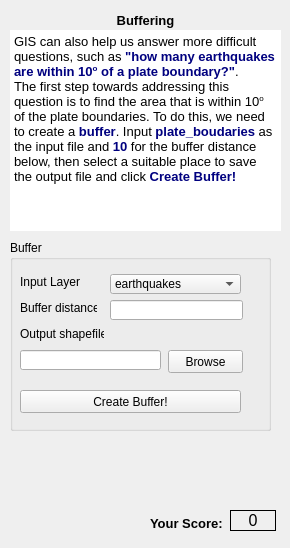
  <widget class="QWizardPage" name="wizardPage5">
   <widget class="QLabel" name="label_19">
    <property name="geometry">
     <rect>
      <x>70</x>
      <y>10</y>
      <width>151</width>
      <height>21</height>
     </rect>
    </property>
    <property name="font">
     <font>
      <pointsize>10</pointsize>
      <weight>75</weight>
      <bold>true</bold>
     </font>
    </property>
    <property name="text">
     <string>Buffering</string>
    </property>
    <property name="alignment">
     <set>Qt::AlignCenter</set>
    </property>
   </widget>
   <widget class="QTextBrowser" name="textBrowser_4">
    <property name="geometry">
     <rect>
      <x>10</x>
      <y>30</y>
      <width>271</width>
      <height>201</height>
     </rect>
    </property>
    <property name="frameShape">
     <enum>QFrame::NoFrame</enum>
    </property>
    <property name="frameShadow">
     <enum>QFrame::Plain</enum>
    </property>
    <property name="html">
     <string>&lt;!DOCTYPE HTML PUBLIC &quot;-//W3C//DTD HTML 4.0//EN&quot; &quot;http://www.w3.org/TR/REC-html40/strict.dtd&quot;&gt;
&lt;html&gt;&lt;head&gt;&lt;meta name=&quot;qrichtext&quot; content=&quot;1&quot; /&gt;&lt;style type=&quot;text/css&quot;&gt;
p, li { white-space: pre-wrap; }
&lt;/style&gt;&lt;/head&gt;&lt;body style=&quot; font-family:'MS Shell Dlg 2'; font-size:8.25pt; font-weight:400; font-style:normal;&quot;&gt;
&lt;p style=&quot; margin-top:0px; margin-bottom:0px; margin-left:0px; margin-right:0px; -qt-block-indent:0; text-indent:0px;&quot;&gt;&lt;span style=&quot; font-size:10pt;&quot;&gt;GIS can also help us answer more difficult questions, such as &lt;/span&gt;&lt;span style=&quot; font-size:10pt; font-weight:600; color:#00007f;&quot;&gt;&amp;quot;how many earthquakes are within 10&lt;/span&gt;&lt;span style=&quot; font-size:10pt; font-weight:600; color:#00007f; vertical-align:super;&quot;&gt;o&lt;/span&gt;&lt;span style=&quot; font-size:10pt; font-weight:600; color:#00007f;&quot;&gt; of a plate boundary?&amp;quot;&lt;/span&gt;&lt;span style=&quot; font-size:10pt;&quot;&gt;. &lt;/span&gt;&lt;/p&gt;
&lt;p style=&quot; margin-top:0px; margin-bottom:0px; margin-left:0px; margin-right:0px; -qt-block-indent:0; text-indent:0px;&quot;&gt;&lt;span style=&quot; font-size:10pt;&quot;&gt;The first step towards addressing this question is to find the area that is within 10&lt;/span&gt;&lt;span style=&quot; font-size:10pt; vertical-align:super;&quot;&gt;o&lt;/span&gt;&lt;span style=&quot; font-size:10pt;&quot;&gt; of the plate boundaries. To do this, we need to create a&lt;/span&gt;&lt;span style=&quot; font-size:10pt; font-weight:600; color:#00007f;&quot;&gt; buffer&lt;/span&gt;&lt;span style=&quot; font-size:10pt;&quot;&gt;. Input &lt;/span&gt;&lt;span style=&quot; font-size:10pt; font-weight:600; color:#00007f;&quot;&gt;plate_boudaries&lt;/span&gt;&lt;span style=&quot; font-size:10pt;&quot;&gt; as the input file and &lt;/span&gt;&lt;span style=&quot; font-size:10pt; font-weight:600; color:#00007f;&quot;&gt;10 &lt;/span&gt;&lt;span style=&quot; font-size:10pt;&quot;&gt;for the buffer distance below, then select a suitable place to save the output file and click &lt;/span&gt;&lt;span style=&quot; font-size:10pt; font-weight:600; color:#00007f;&quot;&gt;Create Buffer!&lt;/span&gt;&lt;/p&gt;&lt;/body&gt;&lt;/html&gt;</string>
    </property>
   </widget>
   <widget class="QLabel" name="label_24">
    <property name="geometry">
     <rect>
      <x>150</x>
      <y>508</y>
      <width>81</width>
      <height>31</height>
     </rect>
    </property>
    <property name="font">
     <font>
      <pointsize>10</pointsize>
      <weight>75</weight>
      <bold>true</bold>
     </font>
    </property>
    <property name="text">
     <string>Your Score:</string>
    </property>
   </widget>
   <widget class="QLabel" name="Score_label_4">
    <property name="geometry">
     <rect>
      <x>230</x>
      <y>510</y>
      <width>46</width>
      <height>21</height>
     </rect>
    </property>
    <property name="font">
     <font>
      <pointsize>12</pointsize>
     </font>
    </property>
    <property name="frameShape">
     <enum>QFrame::Panel</enum>
    </property>
    <property name="text">
     <string>0</string>
    </property>
    <property name="alignment">
     <set>Qt::AlignCenter</set>
    </property>
   </widget>
   <widget class="QGroupBox" name="groupBox_3">
    <property name="geometry">
     <rect>
      <x>10</x>
      <y>240</y>
      <width>261</width>
      <height>191</height>
     </rect>
    </property>
    <property name="title">
     <string>Buffer</string>
    </property>
    <widget class="QLineEdit" name="distanceLineEdit">
     <property name="geometry">
      <rect>
       <x>100</x>
       <y>60</y>
       <width>133</width>
       <height>20</height>
      </rect>
     </property>
    </widget>
    <widget class="QLabel" name="label_25">
     <property name="geometry">
      <rect>
       <x>10</x>
       <y>86</y>
       <width>84</width>
       <height>16</height>
      </rect>
     </property>
     <property name="text">
      <string>Output shapefile:</string>
     </property>
    </widget>
    <widget class="QLineEdit" name="bufferLineEdit">
     <property name="geometry">
      <rect>
       <x>10</x>
       <y>110</y>
       <width>141</width>
       <height>20</height>
      </rect>
     </property>
    </widget>
    <widget class="QLabel" name="label_20">
     <property name="geometry">
      <rect>
       <x>10</x>
       <y>34</y>
       <width>60</width>
       <height>16</height>
      </rect>
     </property>
     <property name="text">
      <string>Input Layer:</string>
     </property>
    </widget>
    <widget class="QPushButton" name="bufferBrowseButton">
     <property name="geometry">
      <rect>
       <x>158</x>
       <y>110</y>
       <width>75</width>
       <height>23</height>
      </rect>
     </property>
     <property name="text">
      <string>Browse</string>
     </property>
    </widget>
    <widget class="QLabel" name="label_21">
     <property name="geometry">
      <rect>
       <x>10</x>
       <y>60</y>
       <width>77</width>
       <height>16</height>
      </rect>
     </property>
     <property name="text">
      <string>Buffer distance:</string>
     </property>
    </widget>
    <widget class="QComboBox" name="inputComboBox">
     <property name="geometry">
      <rect>
       <x>100</x>
       <y>34</y>
       <width>131</width>
       <height>20</height>
      </rect>
     </property>
     <item>
      <property name="text">
       <string>earthquakes</string>
      </property>
     </item>
     <item>
      <property name="text">
       <string>plate_boundaries</string>
      </property>
     </item>
     <item>
      <property name="text">
       <string>countries</string>
      </property>
     </item>
    </widget>
    <widget class="QPushButton" name="bufferButton">
     <property name="geometry">
      <rect>
       <x>10</x>
       <y>150</y>
       <width>221</width>
       <height>23</height>
      </rect>
     </property>
     <property name="text">
      <string>Create Buffer!</string>
     </property>
    </widget>
   </widget>
  </widget>
